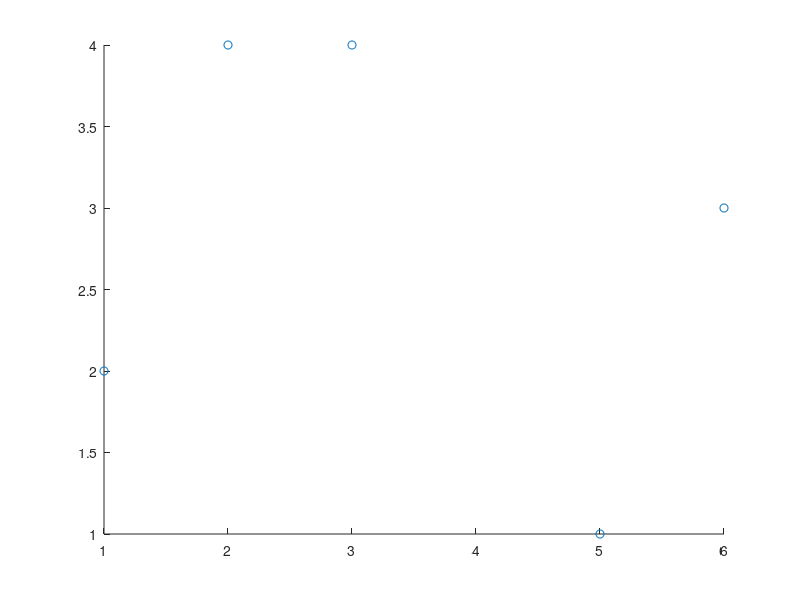

Source code (MATLAB): (Note: this script raises an error after producing the figure.)
x = [1 2 3 5 6];
fX = [2 4 4 1 3];

scatter(x, fX);
hold on
p = lsquares(x, fX, 4);
f = @(x)polyval(p, x);
xx = linspace(1, 6, 100);
fxx = f(xx);
plot(xx, fxx)

xt = 4;
fxt = f(xt)
scatter(xt, fxt, 'r+')